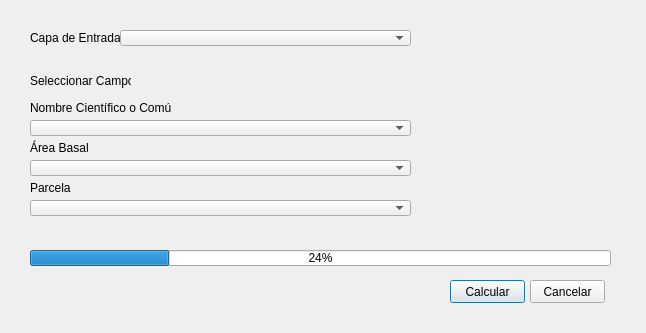
<?xml version="1.0" encoding="UTF-8"?>
<ui version="4.0">
 <class>QIVIDialogBase</class>
 <widget class="QDialog" name="QIVIDialogBase">
  <property name="geometry">
   <rect>
    <x>0</x>
    <y>0</y>
    <width>646</width>
    <height>333</height>
   </rect>
  </property>
  <property name="windowTitle">
   <string>QIVI</string>
  </property>
  <widget class="QProgressBar" name="progressBar">
   <property name="geometry">
    <rect>
     <x>30</x>
     <y>250</y>
     <width>581</width>
     <height>16</height>
    </rect>
   </property>
   <property name="value">
    <number>24</number>
   </property>
  </widget>
  <widget class="QLabel" name="label">
   <property name="geometry">
    <rect>
     <x>30</x>
     <y>30</y>
     <width>91</width>
     <height>16</height>
    </rect>
   </property>
   <property name="text">
    <string>Capa de Entrada</string>
   </property>
  </widget>
  <widget class="QComboBox" name="capaEntrada">
   <property name="geometry">
    <rect>
     <x>120</x>
     <y>30</y>
     <width>291</width>
     <height>16</height>
    </rect>
   </property>
  </widget>
  <widget class="QLabel" name="label_2">
   <property name="geometry">
    <rect>
     <x>30</x>
     <y>70</y>
     <width>101</width>
     <height>21</height>
    </rect>
   </property>
   <property name="text">
    <string>Seleccionar Campos</string>
   </property>
  </widget>
  <widget class="QLabel" name="label_3">
   <property name="geometry">
    <rect>
     <x>30</x>
     <y>100</y>
     <width>141</width>
     <height>16</height>
    </rect>
   </property>
   <property name="text">
    <string>Nombre Científico o Común</string>
   </property>
  </widget>
  <widget class="QComboBox" name="nombreCC">
   <property name="geometry">
    <rect>
     <x>30</x>
     <y>120</y>
     <width>381</width>
     <height>16</height>
    </rect>
   </property>
  </widget>
  <widget class="QLabel" name="label_4">
   <property name="geometry">
    <rect>
     <x>30</x>
     <y>140</y>
     <width>61</width>
     <height>16</height>
    </rect>
   </property>
   <property name="text">
    <string>Área Basal</string>
   </property>
  </widget>
  <widget class="QComboBox" name="areaBasal">
   <property name="geometry">
    <rect>
     <x>30</x>
     <y>160</y>
     <width>381</width>
     <height>16</height>
    </rect>
   </property>
  </widget>
  <widget class="QLabel" name="label_5">
   <property name="geometry">
    <rect>
     <x>30</x>
     <y>180</y>
     <width>61</width>
     <height>16</height>
    </rect>
   </property>
   <property name="text">
    <string>Parcela</string>
   </property>
  </widget>
  <widget class="QComboBox" name="parcela">
   <property name="geometry">
    <rect>
     <x>30</x>
     <y>200</y>
     <width>381</width>
     <height>16</height>
    </rect>
   </property>
  </widget>
  <widget class="QPushButton" name="calcular">
   <property name="geometry">
    <rect>
     <x>450</x>
     <y>280</y>
     <width>75</width>
     <height>23</height>
    </rect>
   </property>
   <property name="text">
    <string>Calcular</string>
   </property>
  </widget>
  <widget class="QPushButton" name="cancelar">
   <property name="geometry">
    <rect>
     <x>530</x>
     <y>280</y>
     <width>75</width>
     <height>23</height>
    </rect>
   </property>
   <property name="text">
    <string>Cancelar</string>
   </property>
  </widget>
 </widget>
 <resources/>
 <connections/>
</ui>
